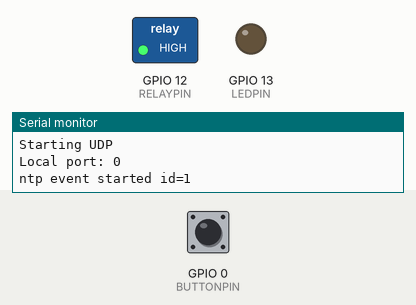
This sketch was run on a simulated ESP8266 (NodeMCU). Parts: switched loads named in the sketch (green lamp = pin HIGH), output pins drawn as LEDs (lit = HIGH), the last lines printed to the serial monitor. The inputs (shaded band) are chosen by the test bench; at power-on: GPIO 0 (BUTTONPIN) HIGH. WiFi joins after 1.5 s; servers stay silent unless stated.

Above: at 2.7 s.
2.8 s: GPIO 0 (BUTTONPIN) pulled LOW for 3.2 s
At 6.7 s:
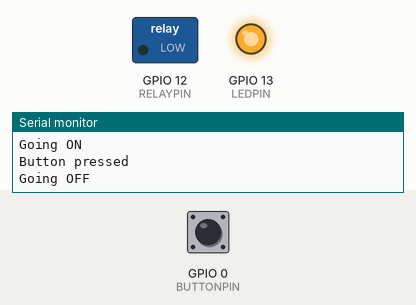
7.5 s: GPIO 0 (BUTTONPIN) pulled LOW for 0.15 s
At 8.0 s:
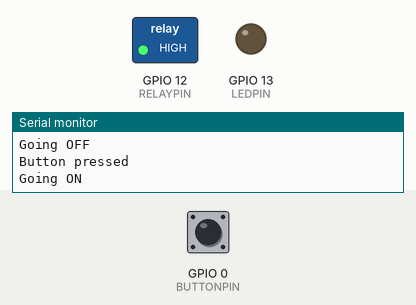
Timing chart, 0 to 14.0 s (numbered marks = the images above; inputs shaded):
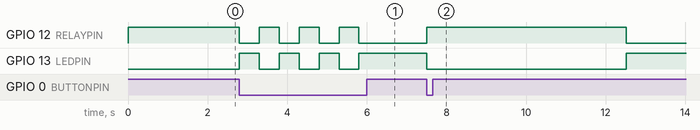

The sketch:

BuiltinButton_NTP.ino
```cpp
/*

 Udp NTP Client

 Get the time from a Network Time Protocol (NTP) time server
 Demonstrates use of UDP sendPacket and ReceivePacket
 For more on NTP time servers and the messages needed to communicate with them,
 see http://en.wikipedia.org/wiki/Network_Time_Protocol

 created 4 Sep 2010
 by Michael Margolis
 modified 9 Apr 2012
 by Tom Igoe
 updated for the ESP8266 12 Apr 2015
 by Ivan Grokhotkov

 This code is in the public domain.

 */

#include <ESP8266WiFi.h>
#include <WiFiUdp.h>

char ssid[] = "SSID";  //  your network SSID (name)
char pass[] = "PASSWORD";       // your network password


unsigned int localPort = 2390;      // local port to listen for UDP packets

/* Don't hardwire the IP address or we won't get the benefits of the pool.
 *  Lookup the IP address for the host name instead */
//IPAddress timeServer(129, 6, 15, 28); // time.nist.gov NTP server
IPAddress timeServerIP(192, 168, 0, 2); // time.nist.gov NTP server address
const char* ntpServerName = "time.nist.gov";

const int NTP_PACKET_SIZE = 48; // NTP time stamp is in the first 48 bytes of the message

byte packetBuffer[ NTP_PACKET_SIZE]; //buffer to hold incoming and outgoing packets

// A UDP instance to let us send and receive packets over UDP
WiFiUDP udp;

#include "Timer.h"
Timer t;
int inputEvent;
int ntpEvent;
int toggleEvent;

unsigned int h;
unsigned int m;

char state = 0;
int buttonState = 0;         // variable for reading the pushbutton status

#define RELAYPIN 12
#define LEDPIN 13
#define BUTTONPIN 0     // the number of the pushbutton pin

void setup()
{
  pinMode(BUTTONPIN, INPUT);
  pinMode(RELAYPIN, OUTPUT);
  #ifdef LEDPIN
    pinMode(LEDPIN, OUTPUT);
  #endif

  state = 1;
  updateIO();

  Serial.begin(115200);
  Serial.println();

  // We start by connecting to a WiFi network
  Serial.print("Connecting to ");
  Serial.println(ssid);
  WiFi.begin(ssid, pass);

  while (WiFi.status() != WL_CONNECTED) {
    delay(500);
    Serial.print(".");
  }
  Serial.println("");

  Serial.println("WiFi connected");
  Serial.println("IP address: ");
  Serial.println(WiFi.localIP());

  Serial.println("Starting UDP");
  udp.begin(localPort);
  Serial.print("Local port: ");
  Serial.println(udp.localPort());

  ntpEvent = t.every(10000, getNTP);
  Serial.print("ntp event started id=");
  Serial.println(ntpEvent);

}

void loop()
{
  t.update();
  // read the state of the pushbutton value:
  buttonState = digitalRead(BUTTONPIN);

  // check if the pushbutton is pressed.
  // if it is, the buttonState is HIGH:
  if (buttonState == LOW) {
    Serial.println("Button pressed");
    state = (state == 0) ? 1 : 0;
    updateIO();
    delay(500);
  }
}

void getNTP()
{

  //get a random server from the pool
  //WiFi.hostByName(ntpServerName, timeServerIP);

  sendNTPpacket(timeServerIP); // send an NTP packet to a time server
  // wait to see if a reply is available
  delay(1000);

  int cb = udp.parsePacket();
  if (!cb) {
    Serial.println("no packet yet");
  }
  else {
    Serial.print("packet received, length=");
    Serial.println(cb);
    // We've received a packet, read the data from it
    udp.read(packetBuffer, NTP_PACKET_SIZE); // read the packet into the buffer

    //the timestamp starts at byte 40 of the received packet and is four bytes,
    // or two words, long. First, esxtract the two words:

    unsigned long highWord = word(packetBuffer[40], packetBuffer[41]);
    unsigned long lowWord = word(packetBuffer[42], packetBuffer[43]);
    // combine the four bytes (two words) into a long integer
    // this is NTP time (seconds since Jan 1 1900):
    unsigned long secsSince1900 = highWord << 16 | lowWord;
    Serial.print("Seconds since Jan 1 1900 = " );
    Serial.println(secsSince1900);

    // now convert NTP time into everyday time:
    Serial.print("Unix time = ");
    // Unix time starts on Jan 1 1970. In seconds, that's 2208988800:
    const unsigned long seventyYears = 2208988800UL;
    // subtract seventy years:
    unsigned long epoch = secsSince1900 - seventyYears + (7 * 60 * 60);
    // print Unix time:
    Serial.println(epoch);


    // print the hour, minute and second:
    Serial.print("The UTC time is ");       // UTC is the time at Greenwich Meridian (GMT)
    h = (epoch  % 86400L) / 3600;
    Serial.print(h); // print the hour (86400 equals secs per day)
    Serial.print(':');
    if ( ((epoch % 3600) / 60) < 10 ) {
      // In the first 10 minutes of each hour, we'll want a leading '0'
      Serial.print('0');
    }
    m = (epoch  % 3600) / 60;
    Serial.print(m); // print the minute (3600 equals secs per minute)
    Serial.print(':');
    if ( (epoch % 60) < 10 ) {
      // In the first 10 seconds of each minute, we'll want a leading '0'
      Serial.print('0');
    }
    Serial.println(epoch % 60); // print the second
    t.stop(ntpEvent);
    Serial.print("ntp event stopped id=");
    Serial.println(ntpEvent);

    toggleEvent = t.every(60000, timeCheck);
    Serial.print("On/OFF event started id=");
    Serial.println(toggleEvent);

  }
}

void timeCheck()
{
  Serial.println("Checking...");
  m++;
  if(m == 60){
    m = 0;
    h++;
    if(h == 24) h = 0;
  }
  Serial.print("h = ");
  Serial.println(h);
  Serial.print("m = ");
  Serial.println(m);

  if(m % 5 == 0){
    state = 0;
    updateIO();
  } else {
    state = 1;
    updateIO();
  }
}

void updateIO() {
  if (state == 1) {
    Serial.println("Going ON");
    digitalWrite(RELAYPIN, HIGH);
    #ifdef LEDPIN
      digitalWrite(LEDPIN, LOW);
    #endif
  }
  else {
    state = 0;
    Serial.println("Going OFF");
    digitalWrite(RELAYPIN, LOW);
    #ifdef LEDPIN
      digitalWrite(LEDPIN, HIGH);
    #endif
  }
}

// send an NTP request to the time server at the given address
unsigned long sendNTPpacket(IPAddress& address)
{
  Serial.println("sending NTP packet...");
  // set all bytes in the buffer to 0
  memset(packetBuffer, 0, NTP_PACKET_SIZE);
  // Initialize values needed to form NTP request
  // (see URL above for details on the packets)
  packetBuffer[0] = 0b11100011;   // LI, Version, Mode
  packetBuffer[1] = 0;     // Stratum, or type of clock
  packetBuffer[2] = 6;     // Polling Interval
  packetBuffer[3] = 0xEC;  // Peer Clock Precision
  // 8 bytes of zero for Root Delay & Root Dispersion
  packetBuffer[12]  = 49;
  packetBuffer[13]  = 0x4E;
  packetBuffer[14]  = 49;
  packetBuffer[15]  = 52;

  // all NTP fields have been given values, now
  // you can send a packet requesting a timestamp:
  udp.beginPacket(address, 123); //NTP requests are to port 123
  udp.write(packetBuffer, NTP_PACKET_SIZE);
  udp.endPacket();
}
```

Measured:
- after the input at 2.8 s, GPIO 12 (RELAYPIN): alternates HIGH for 0.50 s and LOW for 0.50 s, 7 changes in all, then stays LOW, starting at once; GPIO 13 (LEDPIN): alternates HIGH for 0.50 s and LOW for 0.50 s, 7 changes in all, then stays HIGH, starting at once
- after the input at 7.5 s, GPIO 12 (RELAYPIN): LOW → HIGH at once, → LOW 5.0 s later; GPIO 13 (LEDPIN): HIGH → LOW at once, → HIGH 5.0 s later
